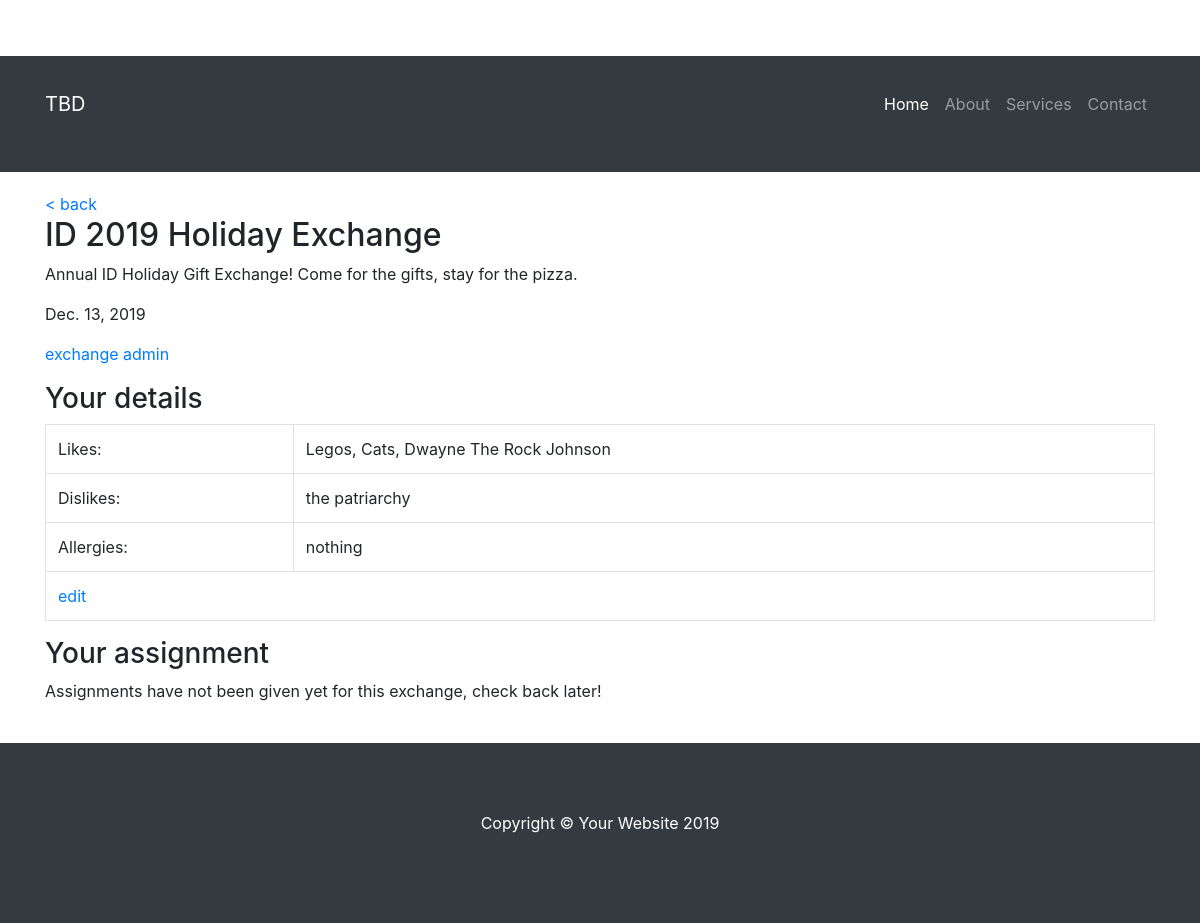
The app's page /exchangedetails/1/ (signed in) with its own data.
### giftexchanger/models.py (models this page shows, shortened)
class GiftExchange(models.Model):
    title = models.CharField(max_length=250)
    description = models.CharField(max_length=600)
    spending_max = models.IntegerField(default=25)
    schedule_day = models.DateField()
    status = models.CharField(
        max_length=20,
        choices=(
            ('pending', 'pending'),  # assignments have not been set, so new users can be added
            ('assigned', 'assigned'),  # assignments have been set, so no new users
            ('closed', 'closed'),  # exchange is over, so nothing new allowed
        ),
        default='pending'
    )

class UserDetails(models.Model):
    user = models.ForeignKey(UserProfile, on_delete=models.CASCADE)
    exchange = models.ForeignKey(GiftExchange, on_delete=models.CASCADE)
    likes = models.CharField(max_length=600, blank=True, null=True)
    dislikes = models.CharField(max_length=600, blank=True, null=True)
    allergies = models.CharField(max_length=600, blank=True, null=True)
    class Meta:
        unique_together = ('user', 'exchange')

### giftexchanger/views/app.py (the view)
# urls.py: path('exchangedetails/<int:exc_id>/', app.exchange_details, name='exchange_details'),
@login_required(login_url='login/')
def exchange_details(request, exc_id):
    user = UserProfile.objects.get(pk=60)  # it me
    template = loader.get_template('giftexchanger/app/exchangedetails.html')
    exchange = GiftExchange.objects.get(pk=exc_id)
    user_details = UserDetails.objects.get(user=user, exchange=exchange)
    assignment = user.get_assignment(exchange)
    if assignment:
        assignment_details = UserDetails.objects.get(user=assignment, exchange=exchange)
    else:
        assignment_details = None
    is_exchange_admin = exchange in user.admin_of.all()
    context = {
        'user': user,
        'is_exchange_admin': is_exchange_admin,
        'exchange': exchange,
        'user_details': user_details,
        'assignment': assignment,
        'assignment_details': assignment_details,
        'back_url': reverse('user_dashboard')
    }
    return HttpResponse(template.render(context, request))

### giftexchanger/models.py (called while the page is built)
    def get_assignment(self, exchange):
        assignment_qs = GiftAssignment.objects.filter(giver=self, exchange=exchange)
        if assignment_qs.exists():
            return assignment_qs.first().receiver
        else:
            return None

### giftexchanger/templates/giftexchanger/app/exchangedetails.html
{% extends 'giftexchanger/base.html' %}
{% block body_content %}
	<h2>{{ exchange.title }}</h2>
	<p>{{ exchange.description }}</p>
	<p>{{ exchange.schedule_day }}</p>
	{% if is_exchange_admin %}
		<p><a href="{% url 'exchange_admin' exc_id=exchange.id %}">exchange admin</a></p>
	{% endif %}
	<h3>Your details</h3>
	<table class="table table-bordered">
		<tbody>
			<tr>
				<td>Likes:</td><td>{{ user_details.likes }}</td>
			</tr>
			<tr>
				<td>Dislikes:</td><td>{{ user_details.dislikes }}</td>
			</tr>
			<tr>
				<td>Allergies:</td><td>{{ user_details.allergies }}</td>
			</tr>
			<tr>
				<td colspan="100%">
					<a href="{% url 'exchange_details_edit'  exc_id=exchange.id %}">edit</a>
				</td>
			</tr>
		</tbody>
	</table>
	<h3>Your assignment</h3>
	{% if exchange.status == 'assigned' %}
		<table class="table table-bordered">
			<tbody>
				<tr>
					<th colspan="100%">{{assignment.name}}</th>
				</tr>
				<tr>
					<td>Likes:</td>
					<td>
						{% if assignment_details.likes %}
							{{ assignment_details.likes }}
						{% else %}
							Nothing, apparently. Good luck!
						{% endif %}
					</td>
				</tr>
				<tr>
					<td>Dislikes:</td>
					<td>
						{% if assignment_details.dislikes %}
							{{ assignment_details.dislikes }}
						{% else %}
							Nothing, apparently. Good luck!
						{% endif %}
					</td>
				</tr>
				<tr>
					<td>Allergies:</td>
					<td>
						{% if assignment_details.allergies %}
							{{ assignment_details.allergies }}
						{% else %}
							Nothing. That's great!
						{% endif %}
					</td>
				</tr>
			</tbody>
		</table>
	{% else %}
	<div>Assignments have not been given yet for this exchange, check back later!</div>
	{% endif %}
{% endblock %}

### giftexchanger/static/css/small-business.css (style rules this page uses)
body { padding-top: 56px; }

### records on screen
GiftExchange: title "ID 2019 Holiday Exchange", description "Annual ID Holiday Gift Exchange! Come for the gifts, stay for the pizza.", schedule_day "Dec. 13, 2019"
UserDetails: likes "Legos, Cats, Dwayne The Rock Johnson", dislikes "the patriarchy", allergies "nothing"
